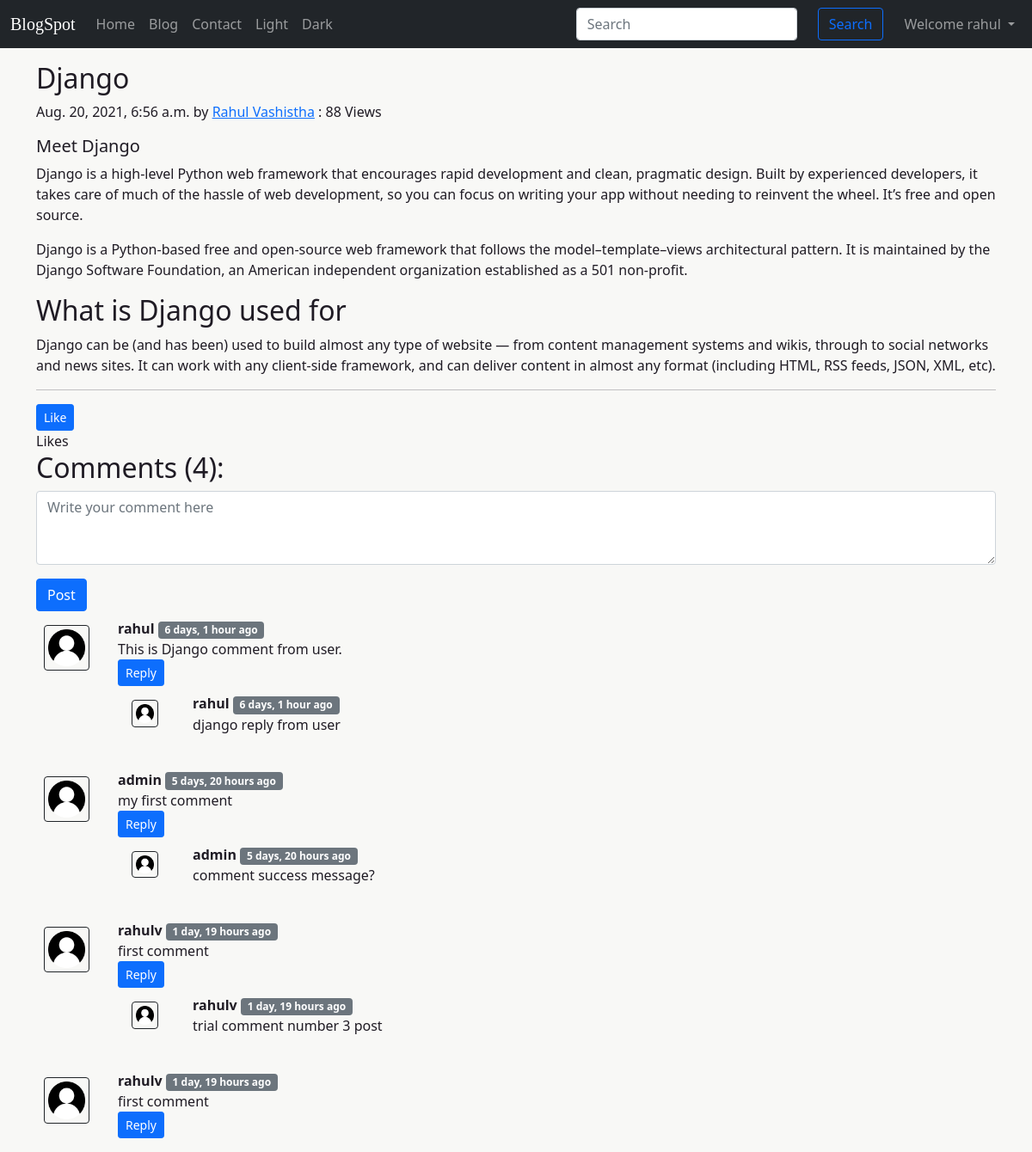
Screenshot of /blog/django-blogpost (signed in) with the database file from the repository.
### blog/models.py (models this page shows, shortened)
class Post(models.Model):
    sno = models.AutoField(primary_key=True)
    title = models.CharField(max_length=200)
    content = RichTextField()
    author = models.CharField(max_length=40)
    views = models.IntegerField(default=0)
    slug = models.CharField(max_length=140)
    timeStamp = models.DateTimeField(blank=True)

class BlogComment(models.Model):
    sno = models.AutoField(primary_key=True)
    comment = RichTextField()
    user = models.ForeignKey(User, on_delete=models.CASCADE)
    post = models.ForeignKey(Post, on_delete=models.CASCADE)
    parent = models.ForeignKey('self', on_delete=models.CASCADE, null=True)
    timeStamp = models.DateTimeField(default=now)

### blog/views.py (the view)
# urls.py: path('<str:slug>', views.blogPost, name='blogPost'),
def blogPost(request, slug):
    post = Post.objects.filter(slug=slug).first()
    post.views = post.views + 1
    post.save()
    comments = BlogComment.objects.filter(post=post, parent=None)
    replies = BlogComment.objects.filter(post=post).exclude(parent=None)
    replyDict = {}
    for reply in replies:
        if reply.parent.sno not in replyDict.keys():
            replyDict[reply.parent.sno] = [reply]
        else:
            replyDict[reply.parent.sno].append(reply)
    context = {'post': post, 'comments': comments, 'user': request.user, 'replyDict': replyDict}
    return render(request, 'blog/blogPost.html', context)

### blog/templatetags/extras.py (called while the page is built)
@register.filter(name='get_reply')
def get_reply(dict, key):
    return dict.get(key)

### templates/blog/blogPost.html (shortened to what this page needs)
{% extends "base.html" %}
{% block body %}
{% load humanize %}
{% load extras %}
{% load static %}
<div class="container my-3">
  <article class="blog-post">
    <h2 class="blog-post-title">{{post.title}}</h2>
    <p class="blog-post-meta">
      {{post.timeStamp}} by <a href="/about">{{post.author}}</a>
      <span> : {{post.views}} Views</span>
    </p>
    <p>{{post.content|safe}}</p>
    <hr />
  </article>
</div>
<div class="container">
    <form action="" method="POST">
    <button type="submit", name="like", value="like", class="btn btn-primary btn-sm"> Like</button>
    <br>
    <span>Likes</span>
  </form>
</div>
<div class="container">
  <h2>Comments ({{comments.count}}):</h2>
  <div class="my-2">
  {% if user.is_authenticated %}
    <form action="/blog/postComment" method="post">
    <div class="form-group mb-3">
      <textarea class="form-control" name="comment" placeholder="Write your comment here" cols="10" rows="3"></textarea>
    </div>
    <button type="submit" class="btn btn-primary">Post</button>
    </form>
  {% else %}
  <b>Please Login to post comment.</b>
  {% endif %}
  </div>
  {% for comment in comments %}
  <div class="row my-2">
    <div class="col-md-1">
      <img class="rounded mx-auto d-block w-75 p-1 border border-dark my-2" src="/static/img/user.png" alt="user">
    </div>
    <div class="col-md-11">
      <b>{{comment.user.username}} </b><span class="badge bg-secondary">{{comment.timeStamp | naturaltime}}</span>
      <div> {{comment.comment}} </div>
      <div class="reply">
        {% if user.is_authenticated %}
          <button class="btn btn-primary btn-sm" type="button" data-bs-toggle="collapse" data-bs-target="#replybox{{comment.sno}}" aria-expanded="false" aria-controls="replybox{{comment.sno}}">Reply</button>
        {% else %}
          <button class="btn btn-primary btn-sm" type="button" data-bs-toggle="collapse" data-bs-target="#replybox{{comment.sno}}" aria-expanded="false" aria-controls="replybox{{comment.sno}}" disabled>Login to Reply</button>
        {% endif %}
        <div class="replies my-2">
          {% for reply in replyDict|get_reply:comment.sno %}
            <div class="row my-1">
              <div class="col-md-1">
                <img class="rounded mx-auto d-block w-50 p-1 border border-dark my-2" src="/static/img/user.png" alt="user">
              </div>
              <div class="col-md-11">
                <b>{{comment.user.username}} </b><span class="badge bg-secondary">{{comment.timeStamp | naturaltime}}</span>
                <div> {{reply.comment}} </div>
                <br>
              </div>
            </div>
          {% endfor %}
        </div>
      </div>
    </div>
  </div>
  {% endfor %}
</div>
{% endblock body %}

### templates/base.html (shortened to what this page needs)
<!DOCTYPE html>
<html lang="en">
<head>
  <link href="https://cdn.jsdelivr.net/npm/bootstrap@5.1.0/dist/css/bootstrap.min.css" rel="stylesheet"
 />
  <link rel="stylesheet" type="text/css" href="/static/style.css">
  <link id="stylesheet" rel="stylesheet" type="text/css" href="/static/light.css">
</head>
<body>
<div class="navbar-container">
  <nav class="navbar navbar-expand-lg navbar-dark bg-dark">
    <div class="container-fluid">
      <a class="navbar-brand">BlogSpot</a>
      <div class="collapse navbar-collapse" id="navbarSupportedContent">
        <ul class="navbar-nav me-auto mb-2 mb-lg-0">
          <li class="nav-item">
            <a class="nav-link {% block homeactive %}{% endblock homeactive %}" aria-current="page" href="/">Home</a>
          </li>
          <li class="nav-item">
            <a class="nav-link {% block blogactive %}{% endblock blogactive %}" href="/blog">Blog</a>
          </li>
          <li class="nav-item">
            <a class="nav-link {% block contactactive %}{% endblock contactactive %}" href="/contact">Contact</a>
          </li>
          <li class="nav-item">
            <a class="nav-link" onclick="setStyleSheet('/static/light.css')" href="#lightmode">Light</a>
          </li>
          <li class="nav-item">
            <a class="nav-link" onclick="setStyleSheet('/static/dark.css')" href="#darkmode">Dark</a>
          </li>
        </ul>
        <form method="get" action="/search" class="d-flex">
          <input name="searchquery" id="searchquery" class="form-control me-2" type="search" placeholder="Search"
            aria-label="Search" />
          <button class="btn btn-outline-primary mx-3" type="submit">
            Search
          </button>
        </form>
        {% if user.is_authenticated %}
        <ul class="navbar-nav ml-auto mb-2 mb-lg-0">
          <li class="nav-item dropdown">
            <a class="nav-link dropdown-toggle out" href="#" id="navbarDropdown" role="button" data-bs-toggle="dropdown"
              aria-expanded="false">
              Welcome {{request.user}}
            </a>
          </li>
        </ul>
        {% endif %}
      </div>
    </div>
  </nav>
</div>
  {% block body %} {% endblock body %}
</body>
</html>

### static/style.css (style rules this page uses)
.navbar-brand { font-family: 'Cedarville Cursive', cursive; color: blue; }
body { background-color: var(--bg); }

### static/light.css (style rules this page uses)
body { background-color: #F8F8F6; color: #1F1B24; }

### rows the page displays
Post: title "Django", timeStamp "Aug. 20, 2021, 6:56 a.m.", author "Rahul Vashistha", views "88", content "Meet Django Django is a high-level Python web framework that encourages rapid development and clean, pragmatic design. Built by experienced developers, it takes care of much of the hassle of web development, so you can focus on writing your app without needing to reinvent the wheel. It’s free and open source. Django is a Python-based free and open-source web framework that follows the model–template–views architectural pattern. It is maintained by the Django Software Foundation, an American independent organization established as a 501 non-profit. What is Django used for Django can be (and has been) used to build almost any type of website — from content management systems and wikis,…"
BlogComment: user.username "rahul", timeStamp "6 days, 1 hour ago", comment "This is Django comment from user."
BlogComment: comment "django reply from user"
BlogComment: user.username "admin", timeStamp "5 days, 20 hours ago", comment "my first comment"
BlogComment: comment "comment success message?"
BlogComment: user.username "rahulv", timeStamp "1 day, 19 hours ago", comment "first comment"
BlogComment: comment "trial comment number 3 post"
BlogComment: user.username "rahulv", timeStamp "1 day, 19 hours ago", comment "first comment"

### other values shown
{{ request.user }} "rahul"
{{ comments.count }} "4"
